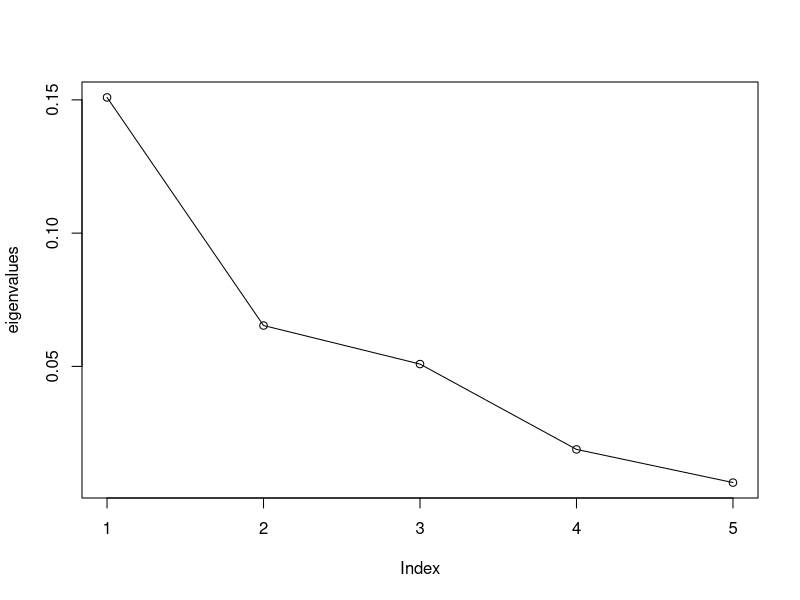
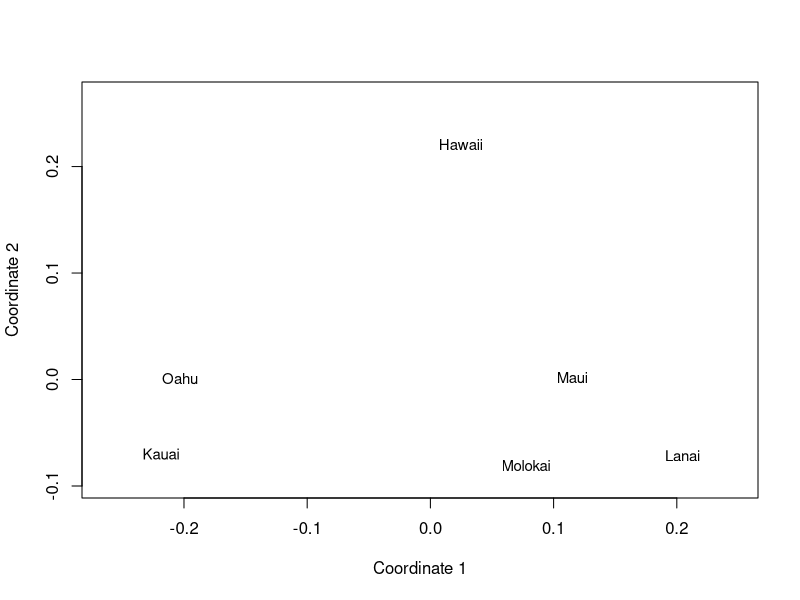
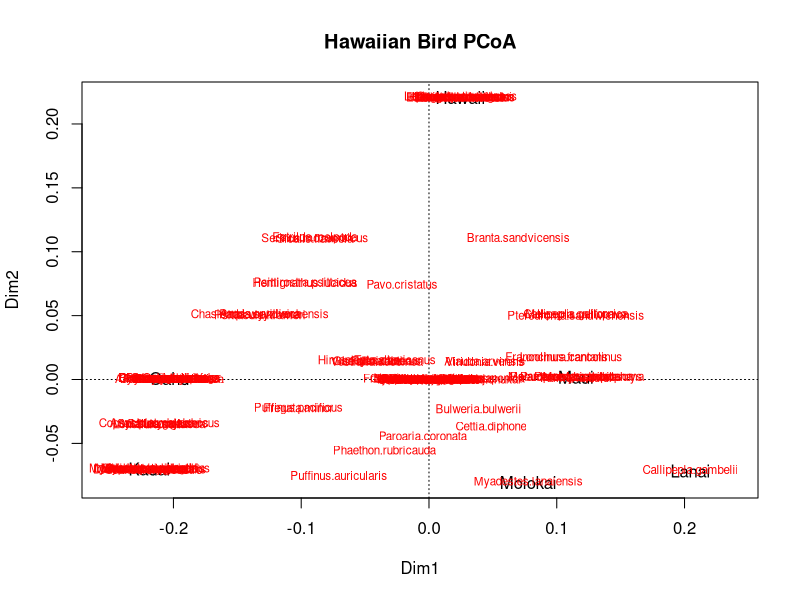
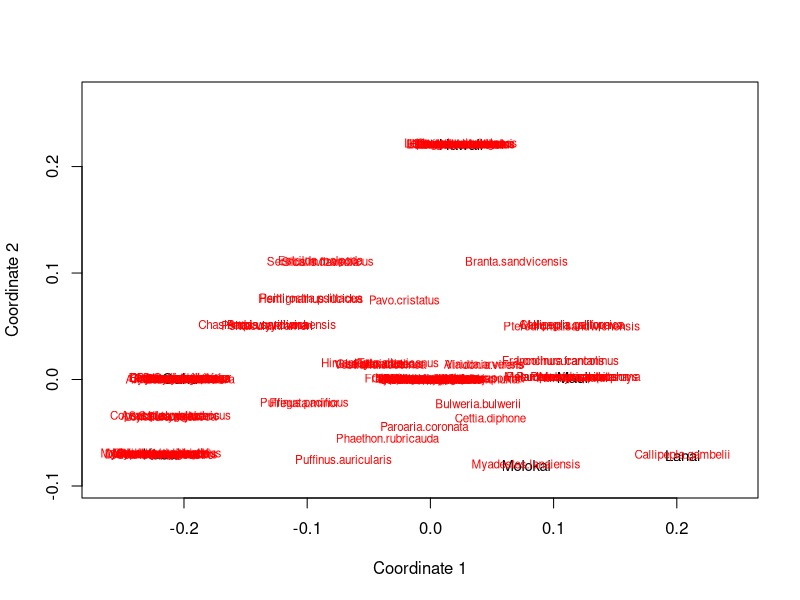
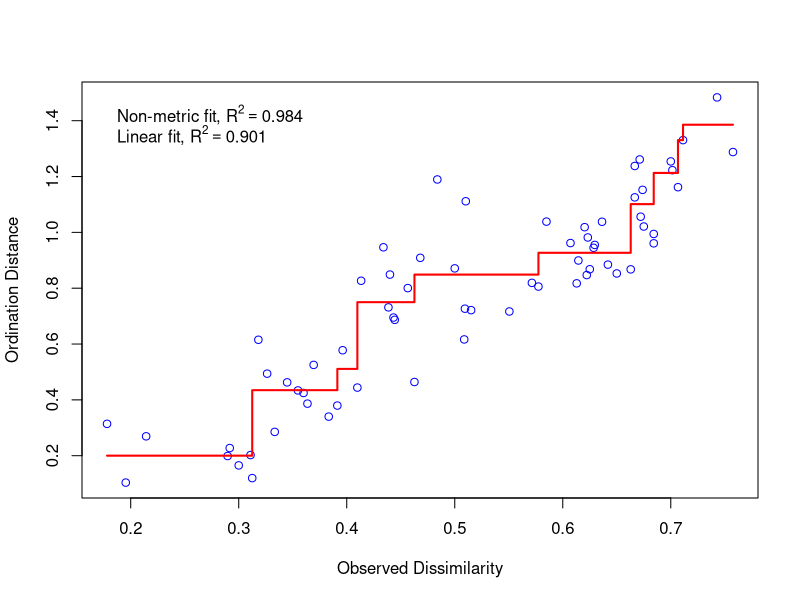
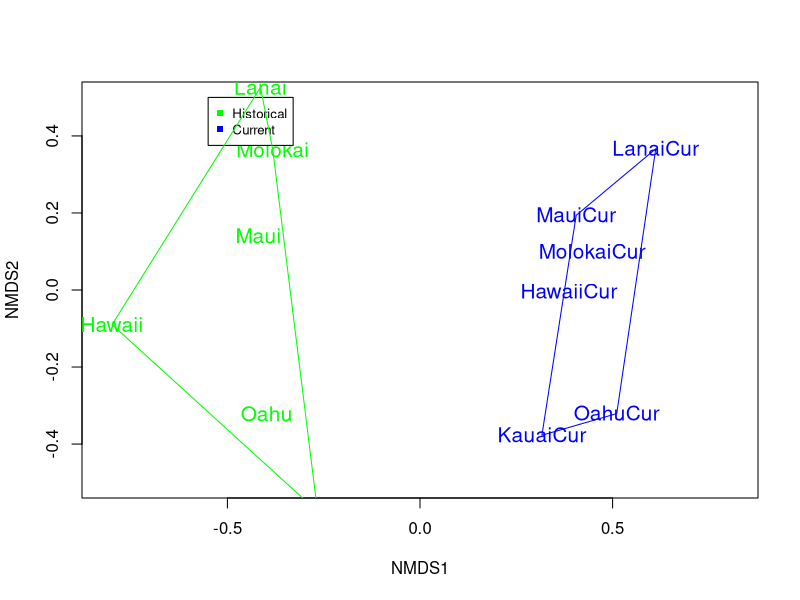
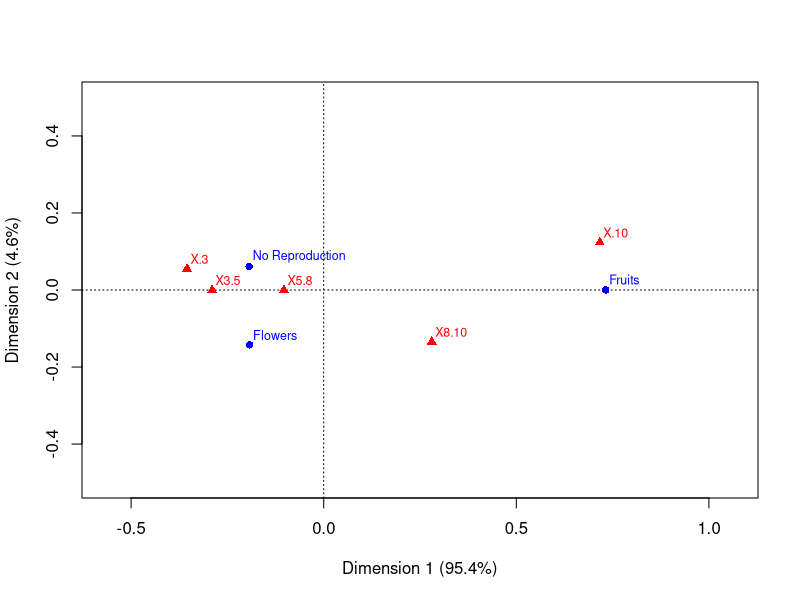
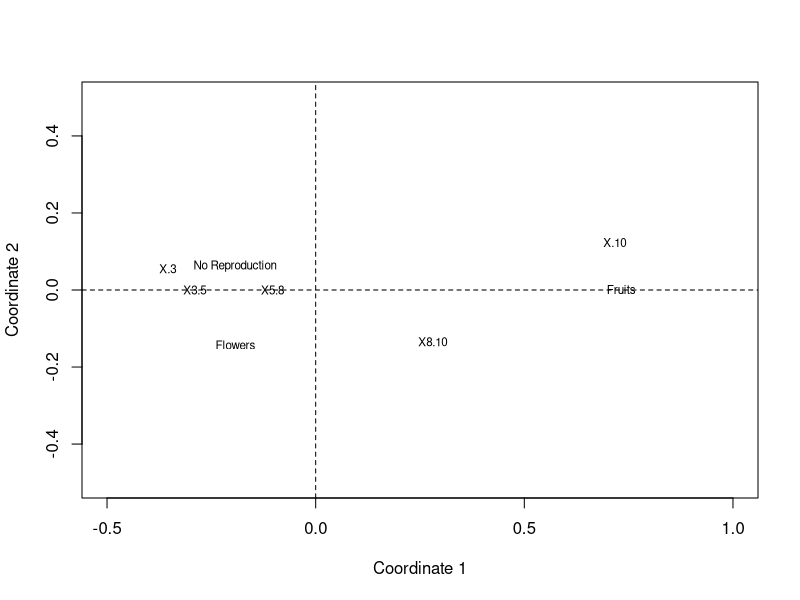

Generate these figures, in order, with R:
# # 24 September 2020
# Multivariate Statistics Lab 4—Ordination 2
# David Mason
# Set up R session ####
birds <- read.csv("Lab 4/Data/Current_Hawaiian_Birds.csv", row=1, header=TRUE)
birds2 <- read.csv("Lab 4/Data/combined_birds.csv", row=1, header=TRUE)
tree <- read.csv("Lab 4/Data/tree.csv", row=1, header=TRUE)

library(vegan)
library(ca)
# Principal components analysis ####
jbirds <- vegdist(birds, "bray")
cmd<-cmdscale(jbirds, k=5, eig=TRUE) 
cmd$points

eigenvalues<-cmd$eig[1:5]
propVar<-eigenvalues/sum(eigenvalues)
cumVar<-cumsum(propVar)
PCoA_Table<-cbind(eigenvalues,propVar,cumVar)
PCoA_Table

plot(eigenvalues)
lines(lowess(eigenvalues))

x<-cmd$points[,1]
y<-cmd$points[,2]
plot(x,y,xlab= "Coordinate 1", ylab="Coordinate 2", xlim=range(x)*1.2,ylim=range(y)*1.2, type="n")
text(x,y,labels=rownames(cmd$points), cex=.9)

?ordiplot

ordiplot(scores(cmd)[,c(1,2)], type="t",cex=1, main="Hawaiian Bird PCoA")
abline(h=0,lty=3)
abline(v=0,lty=3)

species<-wascores(cmd$points[,1:2],birds)
text(species,rownames(species),cex=.7, col="red")
# PCA by hand ####
jbirds<-vegdist(birds, "bray")
CORD<--1/2*jbirds^2
C<-as.matrix(CORD)
cs<-colMeans(C)
rs<-rowMeans(C)
C1<-sweep(C,MARGIN=2,cs,FUN="-")
C2<-sweep(C1,MARGIN=1,rs,FUN="-")
delta<-mean(C)+C2

EG<-eigen(delta)
eigenvalues2<-EG$values[1:5]

propVar2<-eigenvalues2/sum(eigenvalues2)
cumVar2<-cumsum(propVar2)
PCoA_Table2<-cbind(eigenvalues2,propVar2,cumVar2)
PCoA_Table2

points2<-sweep(EG$vectors[,1:5],MARGIN=2,sqrt(eigenvalues2), FUN="*")
points2

x<-points2[,1]
y<-points2[,2]

#The coordinates:
plot(x,y,xlab= "Coordinate 1", ylab="Coordinate 2", xlim=range(x)*1.2,ylim=range(y)*1.2, type="n")
text(x,y,labels=rownames(birds), cex=.9)

# Calculate weighted species scores:
scores1<-sweep(birds,MARGIN=1,x, FUN="*")
species1<-colSums(scores1)/colSums(birds)
scores2<-sweep(birds,MARGIN=1,y, FUN="*")
species2<-colSums(scores2)/colSums(birds)

# Add to the plot:
text(cbind(species1,species2),colnames(birds),cex=.7, col="red")
# Non-metric multidimensional scaling ####
jbirds2<-vegdist(birds2, "bray") 
nmdsBird<-metaMDS(jbirds2,k=2, trace=T)
stressplot(nmdsBird)

#Identify the time period as groups:

treat=as.matrix(c(rep("Historical",6),rep("Current",6)))

#Plot out the points (islands):

ordiplot(nmdsBird,type="n",xlim=c(-.5,.5),ylim=c(-.5,.5))
## species scores not available
orditorp(nmdsBird,display="sites",col=c(rep("green",6),rep("blue",6)),air=0.01,cex=1.25)
legend(-.55,.5, c("Historical","Current"), cex=0.8, 
col=c("green","blue"), pch=15:15)

#Add a convex hull around each group:

ordihull(nmdsBird, treat, display="si",lty=1, col="green", show.groups="Historical")
ordihull(nmdsBird, treat, display="si", lty=1, col="blue", show.groups="Current")
# Correspondence Analysis (CA) ####
caTree<- ca(tree)
print(caTree) # inertia = eigenvalues
plot(caTree, xlim = c(-.5, 1),ylim = c(-.5, .5)) 
# CA by hand ####

#Divide the data matrix caTree by the grand total of the matrix:
p <- as.matrix(tree/sum(tree))

#Cross tabulate row and column sums to be used in calculating 
# expected values for the Chi Square values:
rs <- as.vector(apply(p,1,sum))
cs <- as.vector(apply(p,2,sum))

#Calculate expected values for the Chi Square calculation:
cp <- rs %*% t(cs)

#Calculate Chi Square values and check them out:
Qbar <- as.matrix((p - cp) / sqrt(cp))

#Conduct singular value decomposition (svd):

Q.svd <- svd(Qbar)


#Scale eigenvectors for rows and columns by the square root of row and column sums respectively:
V <- diag(1/sqrt(cs)) %*% Q.svd$v 
Vhat <- diag(1/sqrt(rs)) %*% Q.svd$u 

#Calculate ordination coordinates for both rows and columns:

F <- diag(1/rs) %*% p %*% V
Fhat <- diag(1/cs) %*% t(p) %*% Vhat


#Plot row and column coordinates in ordination space.

plot(Fhat[,1:2], xlim = c(-.5, 1),ylim = c(-.5, .5) , type = "n",xlab = "Coordinate 1", ylab = "Coordinate 2", lwd = 2)
text(Fhat[,1:2], labels = colnames(tree), cex = 0.7)
text(F[,1:2], labels = rownames(tree), cex = 0.7)
abline(h = 0, lty = 2)
abline(v = 0, lty = 2)
